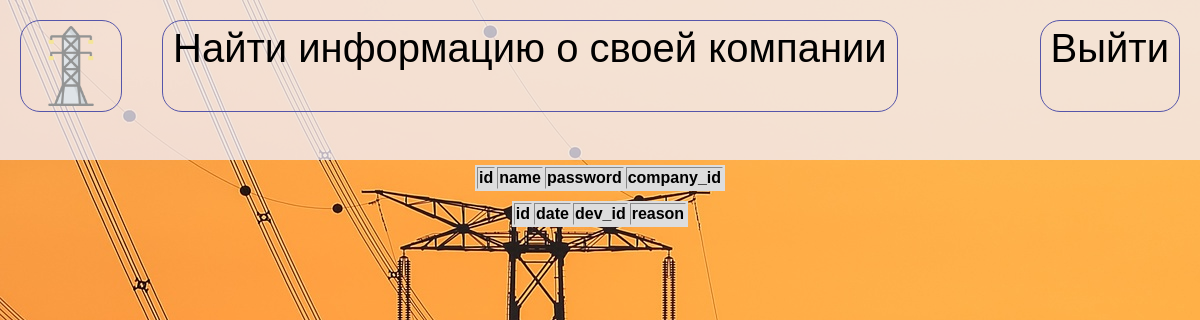
The page /info on the database as committed earlier.
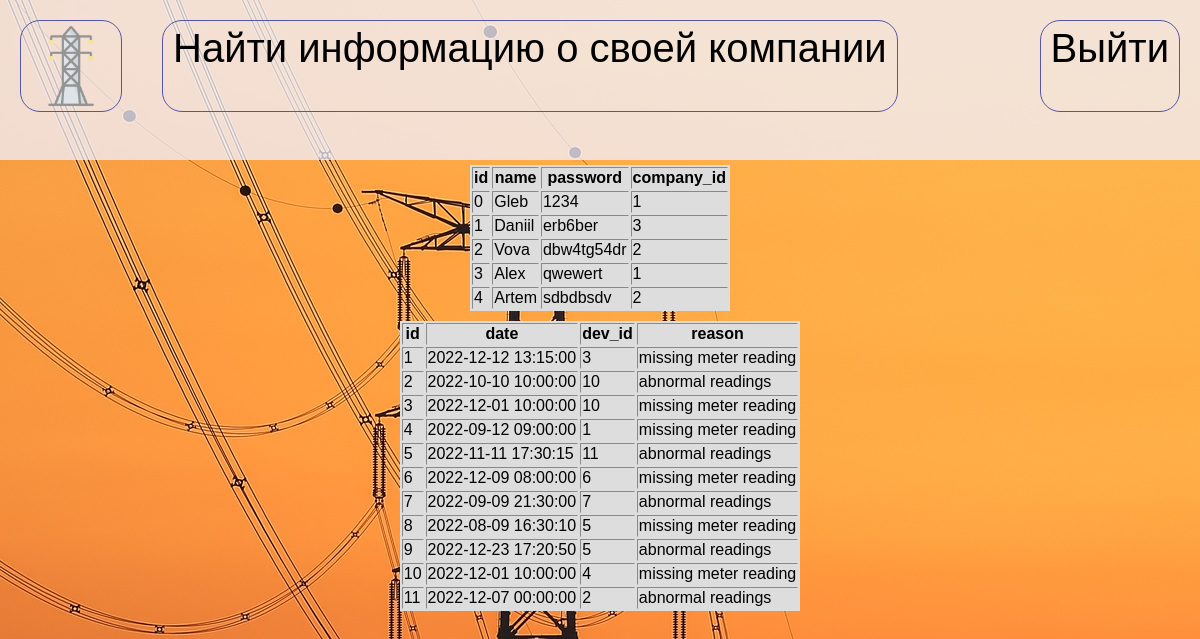
The same page on the database as committed later.
### tables this page shows
CREATE TABLE "Пользователь" (
	"id"	INTEGER,
	"name"	TEXT(20),
	"password"	TEXT(20),
	"company_id"	INTEGER,
	CONSTRAINT "Имя_Фамилия" UNIQUE("name","password"),
	CONSTRAINT "Пользователь_PK" PRIMARY KEY("id")
);

CREATE TABLE "События" (
	"id"	INTEGER,
	"date"	TEXT(20),
	"dev_id"	INTEGER,
	"reason"	TEXT(40),
	CONSTRAINT "События_PK" PRIMARY KEY("id")
);

### app.py (the view)
@app.route('/info')
def info():
    users = controller.get_source()
    events = controller.get_source1()
    return render_template("info.html",users=users,events=events)

### controller.py (called while the page is built)
def get_source():
    db_connector = SQLStoreConnectorFactory().get_connector(DATABASE_URI)
    db_connector.start_transaction()
    qerry = f'SELECT * FROM Пользователь'
    results = db_connector.execute(qerry).fetchall()
    db_connector.end_transaction()
    return results

def get_source1():
    db_connector = SQLStoreConnectorFactory().get_connector(DATABASE_URI)
    db_connector.start_transaction()
    qerry = f'SELECT * FROM События'
    results = db_connector.execute(qerry).fetchall()
    db_connector.end_transaction()
    return results

### repository/connectorfactory.py (called while the page is built)
    def get_connector(self, datastore):
        if datastore.startswith("sqlite:///"):
            self.instance = SQLiteStoreConnector(datastore)
            if self.instance.connect():
                return self.instance
        elif datastore.startswith("pymysql://"):
            self.instance = MySQLStoreConnector(datastore)
            if self.instance.connect():
                return self.instance
        return None

### repository/sqliteconnector.py (called while the page is built)
    def start_transaction(self):
        if self._cursor is None and self.connection is not None:
            self._cursor = self.connection.cursor()

### templates/info.html (shortened to what this page needs)
<!DOCTYPE html>
<html lang="en">
<head>
    <link rel="stylesheet" href="{{ url_for('static',filename='style/style.css')}}">
    <link rel="stylesheet" href="{{ url_for('static',filename='style/info.css')}}">
</head>
<body>
    <header><div class="logo head_button" onclick="window.location.href = 'main';"><img src="{{url_for('static',filename='img/eo-logo.png')}}" alt=""></div>
        <div class="search head_button" onclick="window.location.href = 'info';">Найти информацию о своей компании</div>
        <div class="login head_button" onclick="window.location.href = 'login';">Выйти</div>
    </header>
   <div class="content">
                    <table border="2">
                            <th>id</th>
                            <th>name</th>
                            <th>password</th>
                            <th>company_id</th>
                            {% for user in users %}
                            <tr>
                                <td>{{user[0]}}</td>
                                <td>{{user[1]}}</td>
                                <td>{{user[2]}}</td>
                                <td>{{user[3]}}</td>
                            </tr>
                            {% endfor %}
                        </table>
                        <table border="2">
                            <th>id</th>
                            <th>date</th>
                            <th>dev_id</th>
                            <th>reason</th>
                            {% for event in events %}
                            <tr>
                                <td>{{event[0]}}</td>
                                <td>{{event[1]}}</td>
                                <td>{{event[2]}}</td>
                                <td>{{event[3]}}</td>
                            </tr>
                            {% endfor %}
                        </table>
    </div>
   </body>
</html>

Rows that differ between the two databases and show on the page:
added Пользователь: id "0", name "Gleb", password "1234", company "1"
added Пользователь: id "1", name "Daniil", password "erb6ber", company "3"
added Пользователь: id "2", name "Vova", password "dbw4tg54dr", company "2"
added Пользователь: id "3", name "Alex", password "qwewert", company "1"
added Пользователь: id "4", name "Artem", password "sdbdbsdv", company "2"
added События: id "1", date "2022-12-12 13:15:00", dev "3", reason "missing meter reading"
added События: id "2", date "2022-10-10 10:00:00", dev "10", reason "abnormal readings"
added События: id "3", date "2022-12-01 10:00:00", dev "10", reason "missing meter reading"
added События: id "4", date "2022-09-12 09:00:00", dev "1", reason "missing meter reading"
added События: id "5", date "2022-11-11 17:30:15", dev "11", reason "abnormal readings"
added События: id "6", date "2022-12-09 08:00:00", dev "6", reason "missing meter reading"
added События: id "7", date "2022-09-09 21:30:00", dev "7", reason "abnormal readings"
added События: id "8", date "2022-08-09 16:30:10", dev "5", reason "missing meter reading"
added События: id "9", date "2022-12-23 17:20:50", dev "5", reason "abnormal readings"
added События: id "10", date "2022-12-01 10:00:00", dev "4", reason "missing meter reading"
added События: id "11", date "2022-12-07 00:00:00", dev "2", reason "abnormal readings"
